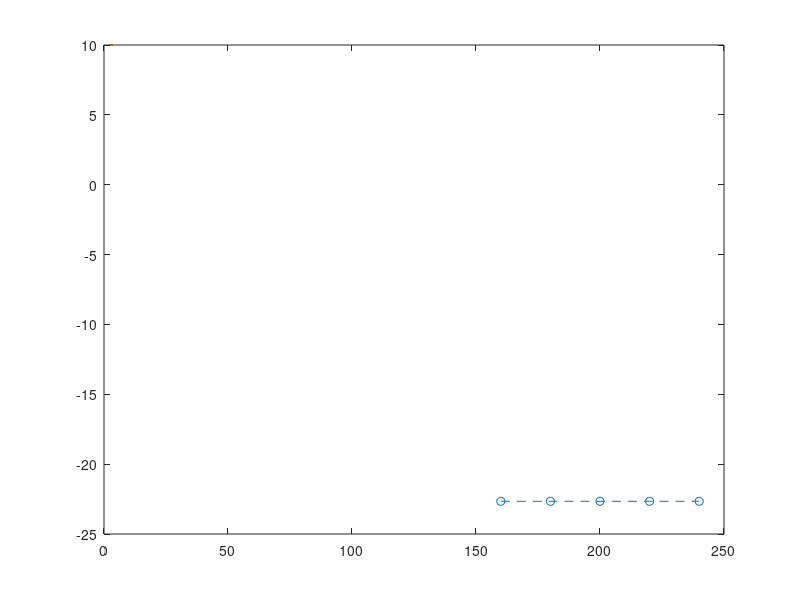

This figure's MATLAB source: (Note: this script raises an error after producing the figure.)
clear
clc

cutoff_number = [160, 180, 200, 220, 240];
final_energy = [-22.6585633143, -22.6585595501, -22.6585580159, -22.6585658449, -22.6585653458];

figure(1)
plot(cutoff_number,final_energy,'o--',LineWidth=3,MarkerSize=10)
ax = gca;
ax.XAxis.FontSize = 20;
ax.YAxis.FontSize = 20;
ylabel("Final Energy (Ry)",FontSize=32)
xlabel("Charge Density Energy Cutoff (Ry)",FontSize=32)
ylim([-22.66,-22.65])
fig = gcf;
fig.Position(3:4)=[1000,800];